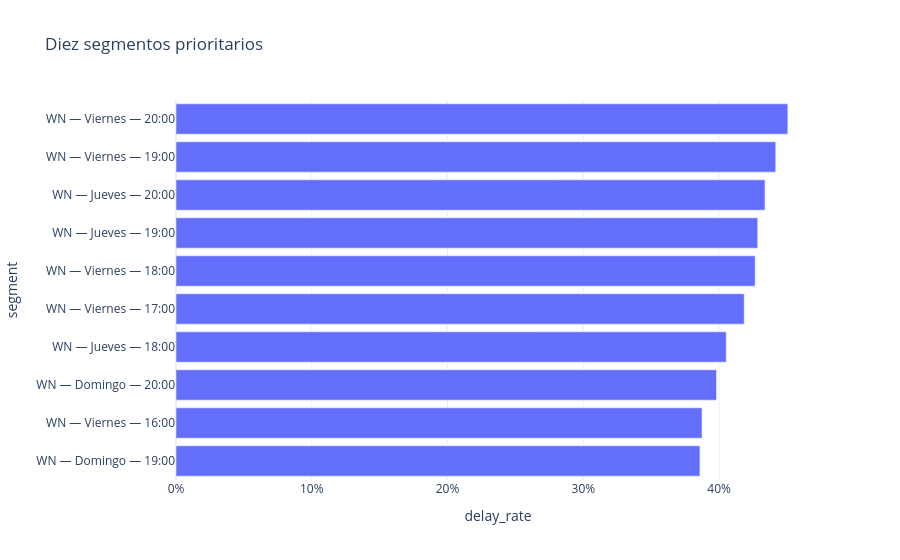

Notebook cell for this chart:
### Code cell
# ¿Qué segmentos aerolínea–día–hora se deben priorizar para investigar y reducir las demoras, sin ignorar su volumen?

minimum_operated_flights = 25_000
critical = add_rates(
    day_hour.groupby(["reporting_airline", "day_of_week", "scheduled_departure_hour"])[
        metric_columns
    ]
    .sum()
    .reset_index()
)
critical = critical[critical.operated_flights >= minimum_operated_flights]
critical["segment"] = (
    critical.reporting_airline
    + " — "
    + critical.day_of_week.map(day_names)
    + " — "
    + critical.scheduled_departure_hour.map(lambda hour: f"{hour:02d}:00")
)
critical = critical.nlargest(10, "delay_rate")
critical.to_csv(SUBMISSION_DIR / "priority_segments.csv", index=False)
fig = px.bar(
    critical.sort_values("delay_rate"),
    x="delay_rate",
    y="segment",
    orientation="h",
    hover_data=["operated_flights", "cancellation_rate"],
    title="Diez segmentos prioritarios",
)
fig.update_xaxes(tickformat=".0%")
fig.update_layout(template="plotly_white", showlegend=False)
fig.show()

### Figure 1 — Plotly figure (JSON) as saved in the notebook; plotly's stock layout.template omitted (floating-point values rounded to 4 significant figures)
{"data": [{"customdata": [[33810.0, 0.004153], [32320.0, 0.006211], [28790.0, 0.005011], [32520.0, 0.006961], [32410.0, 0.006773], [32960.0, 0.00633], [33510.0, 0.007758], [28790.0, 0.01035], [33930.0, 0.00743], [29100.0, 0.007978]], "hovertemplate": "delay_rate=%{x}<br>segment=%{y}<br>operated_flights=%{customdata[0]}<br>cancellation_rate=%{customdata[1]}<extra></extra>", "legendgroup": "", "marker": {"color": "#636efa", "pattern": {"shape": ""}}, "name": "", "orientation": "h", "showlegend": false, "textposition": "auto", "type": "bar", "x": [0.3859, 0.3874, 0.3981, 0.4053, 0.4185, 0.4265, 0.4284, 0.4338, 0.4417, 0.4506], "xaxis": "x", "y": ["WN — Domingo — 19:00", "WN — Viernes — 16:00", "WN — Domingo — 20:00", "WN — Jueves — 18:00", "WN — Viernes — 17:00", "WN — Viernes — 18:00", "WN — Jueves — 19:00", "WN — Jueves — 20:00", "WN — Viernes — 19:00", "WN — Viernes — 20:00"], "yaxis": "y"}], "layout": {"barmode": "relative", "legend": {"tracegroupgap": 0}, "showlegend": false, "title": {"text": "Diez segmentos prioritarios"}, "xaxis": {"anchor": "y", "domain": [0, 1], "tickformat": ".0%", "title": {"text": "delay_rate"}}, "yaxis": {"anchor": "x", "domain": [0, 1], "title": {"text": "segment"}}}}
